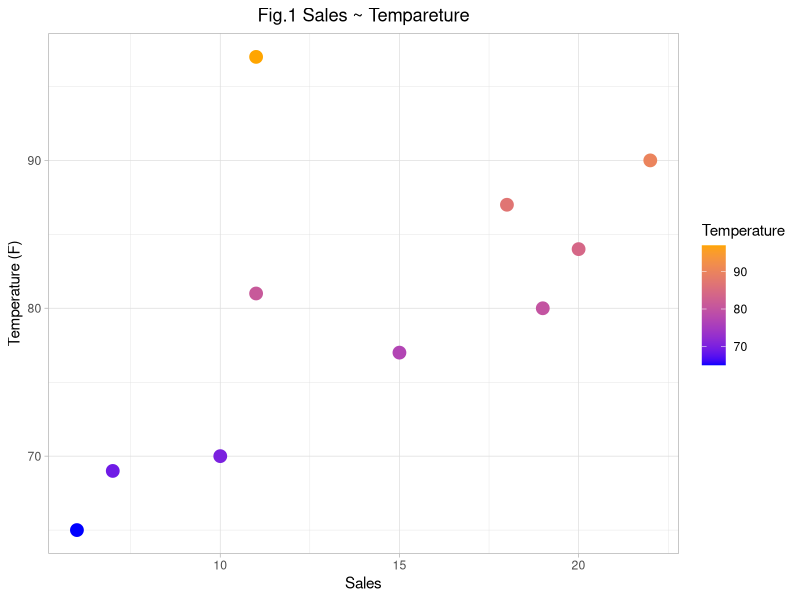
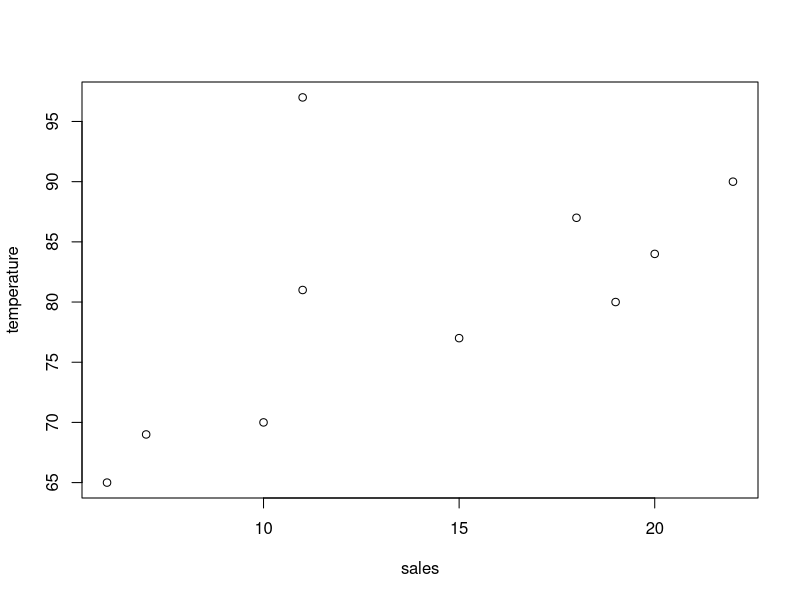

Write the R code that produced these figures, in order.
# check if package exist
if(!require('vcd',character.only = TRUE)) install.packages('vcd')
# importing vcd
library(vcd)

# creating Vectors
sales <- c(7,11,15,20,19,11,18,10,6,22)
temperature = c(69,81,77,84,80,97,87,70,65,90)
sales
temperature 

# plotting scatter graph for sales ~ temperature
library(ggplot2)
ggplot(data.frame(sales,temperature), aes(x = sales, y = temperature, color = ..y..)) +
  geom_point(size=4) +
  labs(
    title = "Fig.1 Sales ~ Tempareture", # adds title
    x = "Sales", # x-axis label
    y = "Temperature (F)", # y-axis label
    color = "Temperature" # color legend
  ) + 
  scale_color_gradient(low="blue", high="orange") +
  theme_light() +
  theme(
    plot.title = element_text(hjust = 0.5),
  )
plot(sales,temperature)

# getting mean of temperature
mean_temperature <- mean(temperature)
mean_temperature

# Removing From Index 15
sales <- c(sales[-3])
sales
# Insert 16 at 2 index
sales <- append(sales,16,2)
sales 

# creating Vectors of String/Names
names <- c("Tom","Dick","Harry")
names


matrixx <- matrix(c(1:10),nrow=5,byrow=FALSE) # creating Matrix of 2 column and 5 row
matrixx

# creating dataFrame from sales, temperature
icSales <- data.frame('Sales'= sales,'Temperature' = temperature)
icSales

print(str(icSales))

# finding summary of Data Frame
summaryx = summary(icSales)
summaryx


student_data = read.csv("./Student.csv") # Opening Student.csv file
names(student_data) # Printing Variables of Student.csv


# ref
# https://www.tutorialspoint.com/r/index.htm
# Book: R in Action Data Analysis and graphics with R by Robert I. Kabacoff

